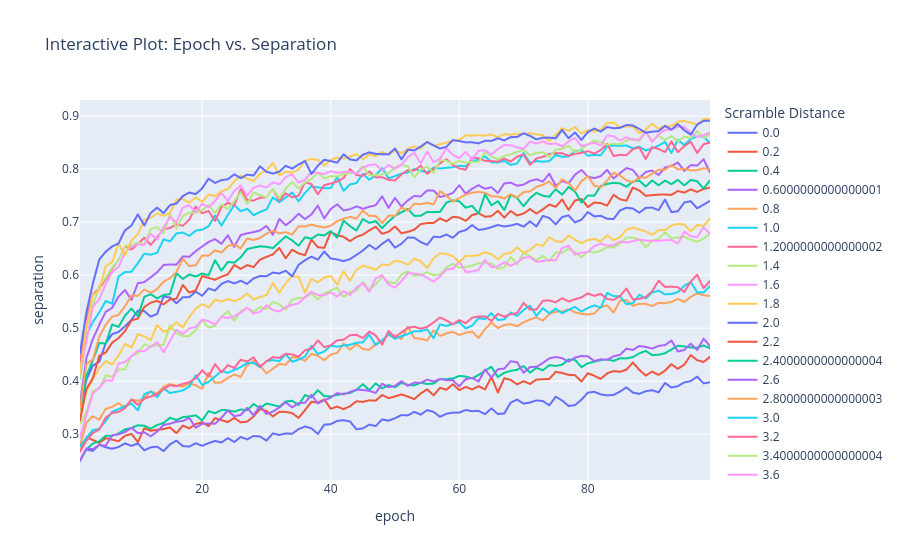

Notebook cell for this chart:
### Code cell
import pandas as pd
import matplotlib.pyplot as plt
import plotly.express as px

df = pd.read_csv("experiment.csv")
df = df.loc[df.epoch != 0]

# Create an interactive plot
fig = px.line(
    df,
    x="epoch",
    y="separation",
    color="scramble_distance",
    title="Interactive Plot: Epoch vs. Separation",
    labels={"scramble_distance": "Scramble Distance"},
)
fig.show()
